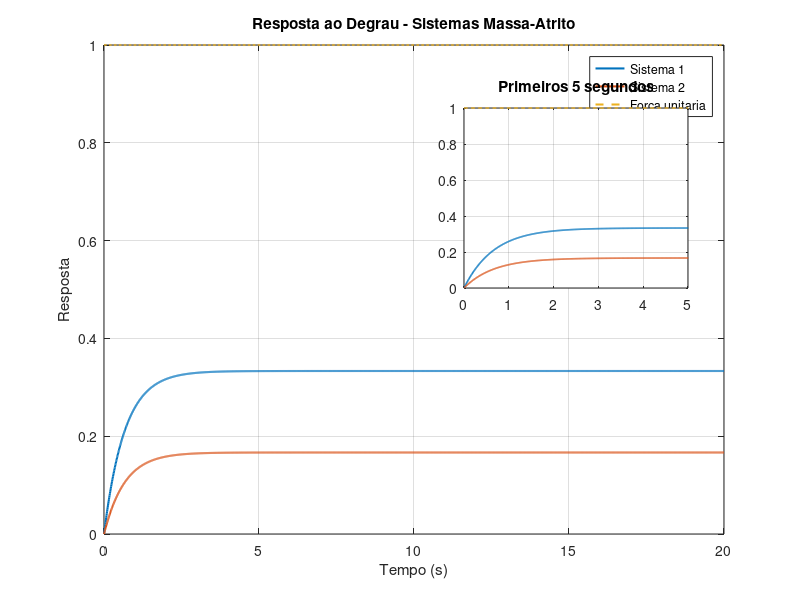
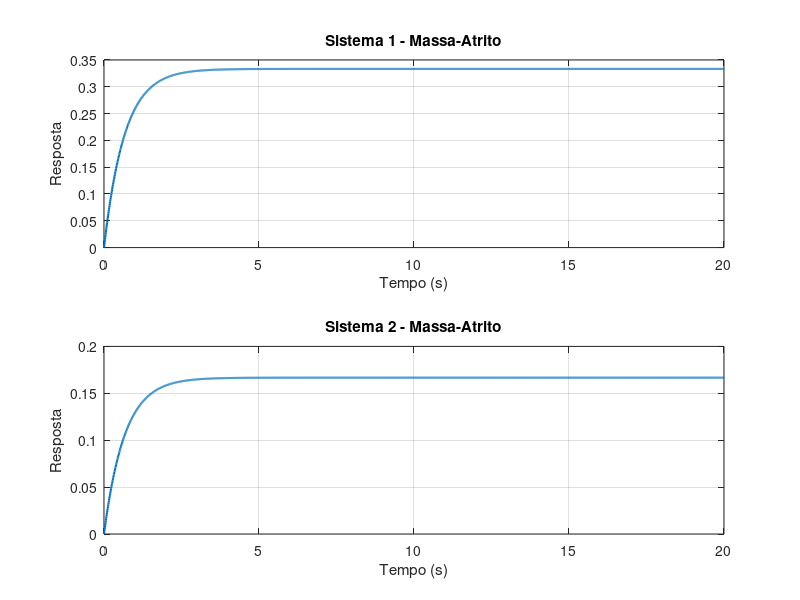
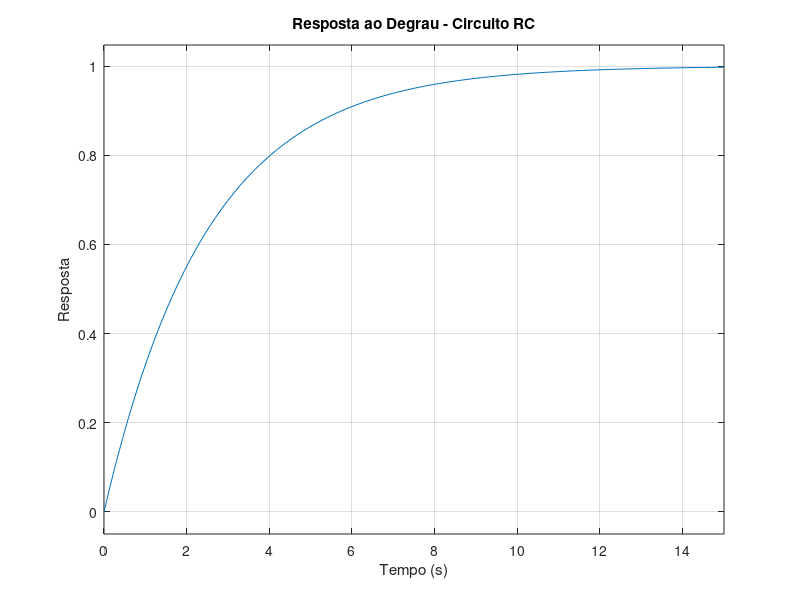
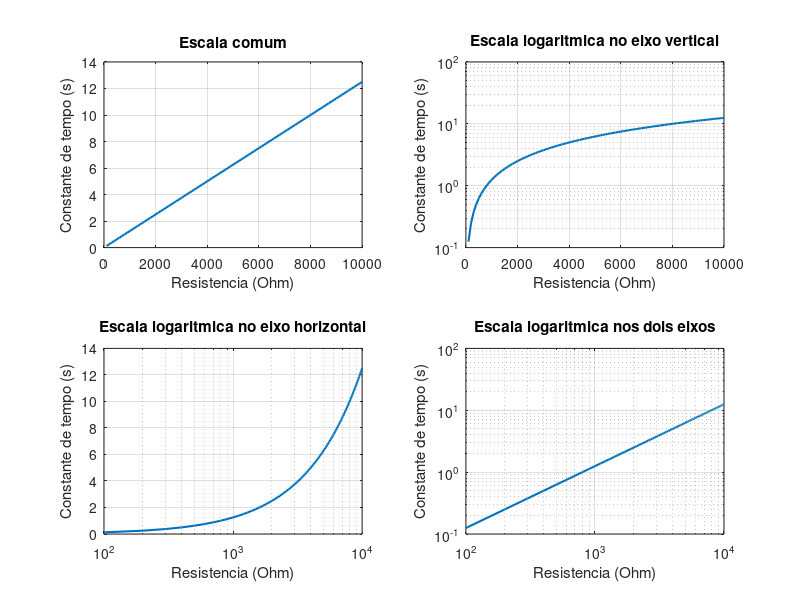

The MATLAB source for these figures, in order: (Note: this script raises an error after producing the figures.)
%% RELATORIO 2 - AULAS 3 E 4
% MATLAB
% Sistemas Caixa Branca, Caixa Cinza e Caixa Preta

clear;
clc;
close all;


%% ============================================================
% 1. SISTEMA MASSA-ATRITO E COMPARACAO GRAFICA - CAIXA BRANCA
% =============================================================

% Sistema 1
M1 = 2;
B1 = 3;

% Sistema 2
M2 = 4;
B2 = 6;

% Funcao de transferencia:
% G(s) = 1 / (M*s + B)

G1 = tf(1, [M1 B1]);
G2 = tf(1, [M2 B2]);

disp('============================================================');
disp('1. SISTEMA MASSA-ATRITO');
disp('============================================================');

disp('Funcao de transferencia - Sistema 1:');
G1

disp('Funcao de transferencia - Sistema 2:');
G2

% Vetor de tempo
t1 = 0:0.01:20;

% Respostas ao degrau
[y1, t1] = step(G1, t1);
[y2, ~] = step(G2, t1);

% Forca unitaria
u1 = ones(size(t1));

% Figura com as duas respostas e a forca unitaria
figure;

plot(t1, y1, 'LineWidth', 1.5);
hold on;
plot(t1, y2, 'LineWidth', 1.5);
plot(t1, u1, '--', 'LineWidth', 1.5);

xlabel('Tempo (s)');
ylabel('Resposta');
title('Resposta ao Degrau - Sistemas Massa-Atrito');
legend('Sistema 1', 'Sistema 2', 'Forca unitaria');
grid on;

% Janela de ampliacao dos primeiros 5 segundos
axes('Position', [0.58 0.52 0.28 0.30]);

plot(t1, y1, 'LineWidth', 1.2);
hold on;
plot(t1, y2, 'LineWidth', 1.2);
plot(t1, u1, '--', 'LineWidth', 1.2);

xlim([0 5]);
grid on;
title('Primeiros 5 segundos');


% Segunda figura com dois graficos separados
figure;

subplot(2,1,1);
plot(t1, y1, 'LineWidth', 1.5);
xlabel('Tempo (s)');
ylabel('Resposta');
title('Sistema 1 - Massa-Atrito');
grid on;

subplot(2,1,2);
plot(t1, y2, 'LineWidth', 1.5);
xlabel('Tempo (s)');
ylabel('Resposta');
title('Sistema 2 - Massa-Atrito');
grid on;


%% ============================================================
% 2. CIRCUITO RC E COMPARACAO DE ESCALAS - CAIXA CINZA
% =============================================================

% Dados
R = 2000;
tau = 2.5;

% Calculo da capacitancia
C = tau / R;

% Funcao de transferencia do circuito RC
% G(s) = 1 / (R*C*s + 1)

G_RC = tf(1, [R*C 1]);

disp(' ');
disp('============================================================');
disp('2. CIRCUITO RC');
disp('============================================================');

fprintf('Capacitancia C = %.6f F\n', C);

disp('Funcao de transferencia:');
G_RC

% Resposta ao degrau durante 15 segundos
figure;

step(G_RC, 15);
xlabel('Tempo (s)');
ylabel('Resposta');
title('Resposta ao Degrau - Circuito RC');
grid on;


% Vetor de resistencias
Rteste = 100:100:10000;

% Constante de tempo para cada resistencia
tau_teste = Rteste * C;

% Quatro graficos em uma unica janela
figure;

% 1 - Escala comum
subplot(2,2,1);
plot(Rteste, tau_teste, 'LineWidth', 1.5);
xlabel('Resistencia (Ohm)');
ylabel('Constante de tempo (s)');
title('Escala comum');
grid on;

% 2 - Escala logaritmica no eixo vertical
subplot(2,2,2);
semilogy(Rteste, tau_teste, 'LineWidth', 1.5);
xlabel('Resistencia (Ohm)');
ylabel('Constante de tempo (s)');
title('Escala logaritmica no eixo vertical');
grid on;

% 3 - Escala logaritmica no eixo horizontal
subplot(2,2,3);
semilogx(Rteste, tau_teste, 'LineWidth', 1.5);
xlabel('Resistencia (Ohm)');
ylabel('Constante de tempo (s)');
title('Escala logaritmica no eixo horizontal');
grid on;

% 4 - Escala logaritmica nos dois eixos
subplot(2,2,4);
loglog(Rteste, tau_teste, 'LineWidth', 1.5);
xlabel('Resistencia (Ohm)');
ylabel('Constante de tempo (s)');
title('Escala logaritmica nos dois eixos');
grid on;


%% ============================================================
% 3. IDENTIFICACAO E VISUALIZACAO DE DADOS EXPERIMENTAIS
%    CAIXA PRETA
% =============================================================

% Dados experimentais
t = (0:25)';

u = [0 0 0 0 1 1 1 1 1 1 1 1 1 1 1 1 1 1 1 1 1 1 1 1 1 1]';

y = [0.008 0.012 0.006 0.010 0.020 0.382 0.671 0.903 ...
     1.082 1.226 1.335 1.425 1.492 1.547 1.587 1.618 ...
     1.642 1.660 1.674 1.684 1.692 1.698 1.702 1.706 ...
     1.709 1.711]';

% Tempo de amostragem
Ts = 1;

disp(' ');
disp('============================================================');
disp('3. IDENTIFICACAO DE DADOS EXPERIMENTAIS');
disp('============================================================');

% Figura com entrada e saida
figure;

subplot(2,1,1);
plot(t, u, 'LineWidth', 1.5);
xlabel('Tempo (s)');
ylabel('Entrada u');
title('Entrada Experimental');
grid on;

subplot(2,1,2);
plot(t, y, 'LineWidth', 1.5);
xlabel('Tempo (s)');
ylabel('Saida y');
title('Saida Experimental');
grid on;


% Grafico 3D
figure;

plot3(t, u, y, 'LineWidth', 1.5);
xlabel('Tempo (s)');
ylabel('Entrada u');
zlabel('Saida y');
title('Dados Experimentais em 3D');
grid on;


% Criacao do conjunto de dados
dados = iddata(y, u, Ts);

% Estimacao da funcao de transferencia
% 1 polo e 0 zeros
modelo = tfest(dados, 1, 0);

% Mostra a funcao de transferencia estimada
disp('Funcao de transferencia estimada:');
modelo

% Comparacao entre dados experimentais e modelo
figure;
compare(dados, modelo);
grid on;
title('Comparacao - Dados Experimentais e Modelo Identificado');

% Resposta ao degrau durante 25 segundos
figure;
step(modelo, 25);
xlabel('Tempo (s)');
ylabel('Resposta');
title('Resposta ao Degrau - Modelo Identificado');
grid on;


%% ============================================================
% 4. ANALISE DE DIFERENTES CIRCUITOS RC - CAIXA CINZA
% =============================================================

% Dados dos quatro experimentos
R1 = 1000;
tau1 = 1.2;

R2 = 2000;
tau2 = 2.8;

R3 = 3000;
tau3 = 3.9;

R4 = 5000;
tau4 = 7.0;

% Calculo das capacitancias
C1 = tau1 / R1;
C2 = tau2 / R2;
C3 = tau3 / R3;
C4 = tau4 / R4;

disp(' ');
disp('============================================================');
disp('4. ANALISE DE DIFERENTES CIRCUITOS RC');
disp('============================================================');

fprintf('C1 = %.6f F\n', C1);
fprintf('C2 = %.6f F\n', C2);
fprintf('C3 = %.6f F\n', C3);
fprintf('C4 = %.6f F\n', C4);

% Vetores solicitados
R = [R1 R2 R3 R4];
tau = [tau1 tau2 tau3 tau4];
C = [C1 C2 C3 C4];

% Grafico 3D dos quatro experimentos
figure;

plot3(R, tau, C, 'o-', 'LineWidth', 1.5);
xlabel('Resistencia (Ohm)');
ylabel('Constante de tempo (s)');
zlabel('Capacitancia (F)');
title('Analise dos Quatro Experimentos RC');
grid on;


% Experimento 3
G_RC3 = tf(1, [R3*C3 1]);

disp(' ');
disp('Funcao de transferencia - Experimento 3:');
G_RC3

% Resposta ao degrau durante 20 segundos
t4 = 0:0.01:20;
[y4, t4] = step(G_RC3, t4);

figure;

plot(t4, y4, 'LineWidth', 1.5);
xlabel('Tempo (s)');
ylabel('Resposta');
title('Resposta ao Degrau - Experimento 3');
grid on;

% Janela de ampliacao dos primeiros 5 segundos
axes('Position', [0.58 0.52 0.28 0.30]);

plot(t4, y4, 'LineWidth', 1.2);
xlim([0 5]);
grid on;
title('Primeiros 5 segundos');


%% ============================================================
% 5. ANALISE COMPLETA DE TRES TIPOS DE MODELAGEM
% =============================================================

% ------------------------------------------------------------
% SISTEMA A - CAIXA BRANCA
% ------------------------------------------------------------

M_A = 3;
B_A = 5;

% Funcao de transferencia
G_A = tf(1, [M_A B_A]);


% ------------------------------------------------------------
% SISTEMA B - CAIXA CINZA
% ------------------------------------------------------------

R_B = 1500;
tau_B = 3;

% Capacitancia
C_B = tau_B / R_B;

% Funcao de transferencia
G_B = tf(1, [R_B*C_B 1]);


% ------------------------------------------------------------
% SISTEMA C - CAIXA PRETA
% ------------------------------------------------------------

t_C = (0:20)';

u_C = [0 0 0 1 1 1 1 1 1 1 1 1 1 1 1 1 1 1 1 1 1]';

y_C = [0.010 0.006 0.012 0.018 0.408 0.706 0.934 1.103 ...
       1.229 1.322 1.391 1.441 1.479 1.505 1.526 1.540 ...
       1.551 1.558 1.564 1.568 1.571]';

Ts_C = 1;

% Conjunto de dados
dados_C = iddata(y_C, u_C, Ts_C);

% Estimacao com 1 polo e 0 zeros
modelo_C = tfest(dados_C, 1, 0);


% ------------------------------------------------------------
% RESULTADOS NO COMMAND WINDOW
% ------------------------------------------------------------

disp(' ');
disp('============================================================');
disp('5. ANALISE COMPLETA DE TRES TIPOS DE MODELAGEM');
disp('============================================================');

disp('Funcao de transferencia - Sistema A:');
G_A

fprintf('Capacitancia do Sistema B = %.6f F\n', C_B);

disp('Funcao de transferencia - Sistema B:');
G_B

disp('Funcao de transferencia estimada - Sistema C:');
modelo_C


% ------------------------------------------------------------
% FIGURA COM AS TRES RESPOSTAS AO DEGRAU
% ------------------------------------------------------------

figure;

subplot(3,1,1);
step(G_A, 20);
xlabel('Tempo (s)');
ylabel('Resposta');
title('Sistema A - Caixa Branca');
grid on;

subplot(3,1,2);
step(G_B, 20);
xlabel('Tempo (s)');
ylabel('Resposta');
title('Sistema B - Caixa Cinza');
grid on;

subplot(3,1,3);
step(modelo_C, 20);
xlabel('Tempo (s)');
ylabel('Resposta');
title('Sistema C - Caixa Preta');
grid on;


% ------------------------------------------------------------
% ENTRADA E SAIDA DO SISTEMA C
% ------------------------------------------------------------

figure;

subplot(2,1,1);
plot(t_C, u_C, 'LineWidth', 1.5);
xlabel('Tempo (s)');
ylabel('Entrada u');
title('Entrada - Sistema C');
grid on;

subplot(2,1,2);
plot(t_C, y_C, 'LineWidth', 1.5);
xlabel('Tempo (s)');
ylabel('Saida y');
title('Saida - Sistema C');
grid on;


% ------------------------------------------------------------
% COMPARACAO DOS DADOS COM O MODELO DO SISTEMA C
% ------------------------------------------------------------

figure;
compare(dados_C, modelo_C);
grid on;
title('Comparacao - Sistema C');


%% ============================================================
% CLASSIFICACAO DOS SISTEMAS
% ============================================================

% Sistema A - Caixa Branca:
% E caixa branca porque o modelo matematico do sistema e conhecido,
% incluindo a massa M e o coeficiente de atrito B.

% Sistema B - Caixa Cinza:
% E caixa cinza porque parte das informacoes do modelo e conhecida,
% enquanto a constante de tempo foi obtida experimentalmente.

% Sistema C - Caixa Preta:
% E caixa preta porque o modelo do sistema nao e conhecido,
% sendo necessario utilizar dados experimentais para identifica-lo.
